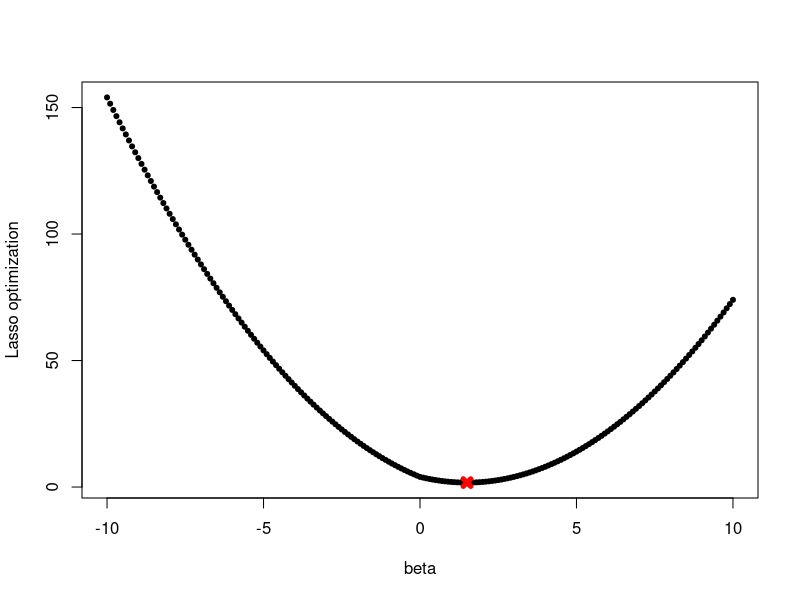
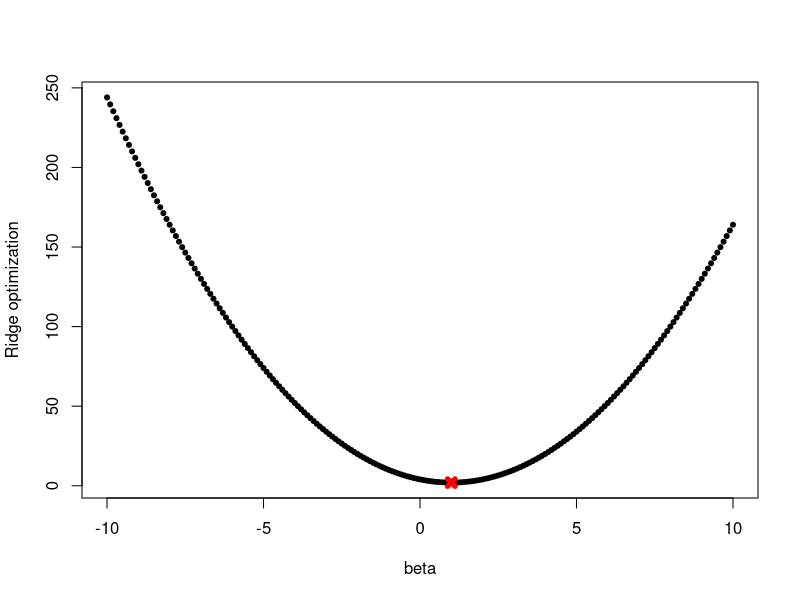
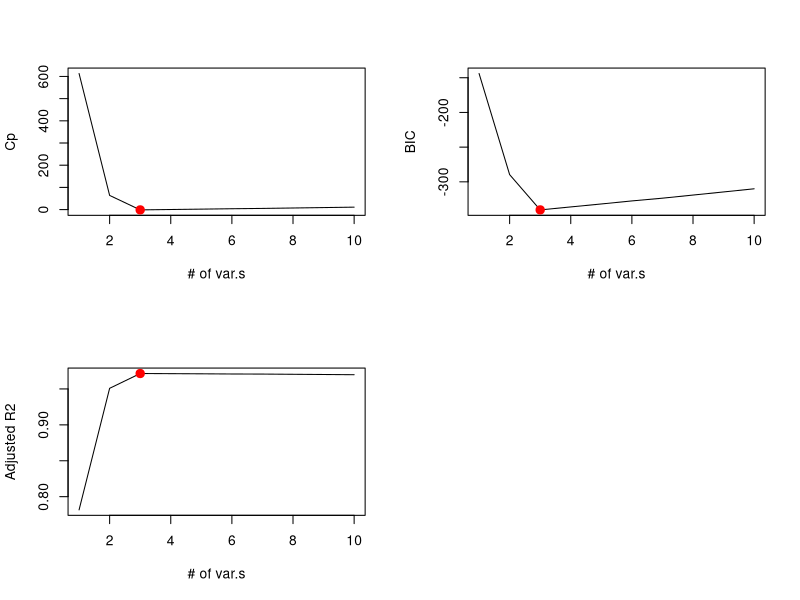
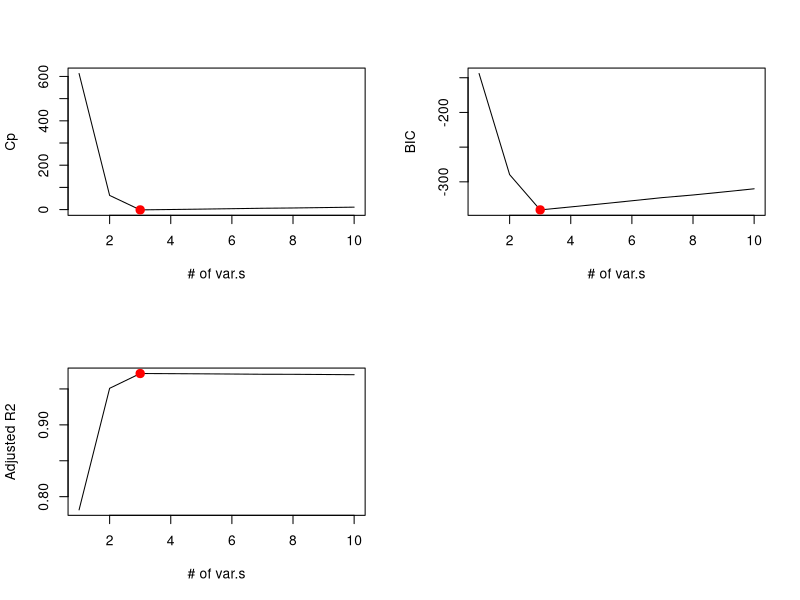
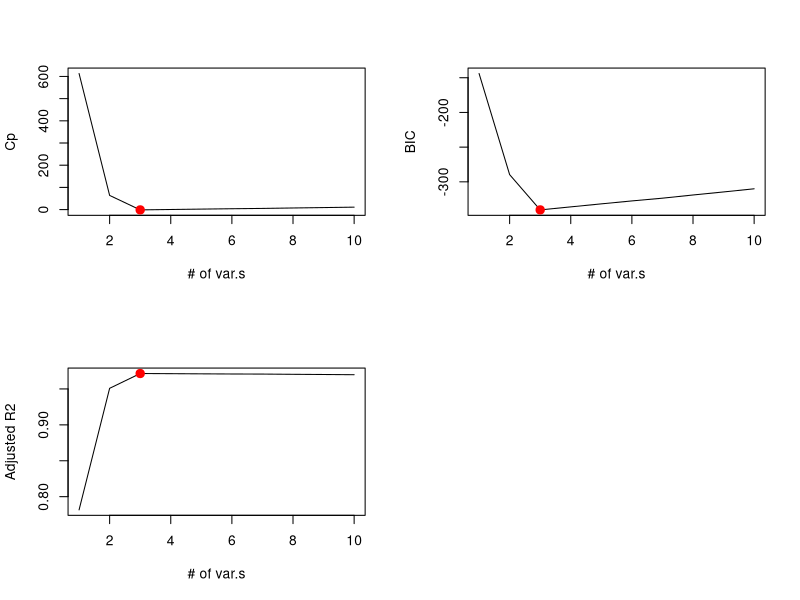
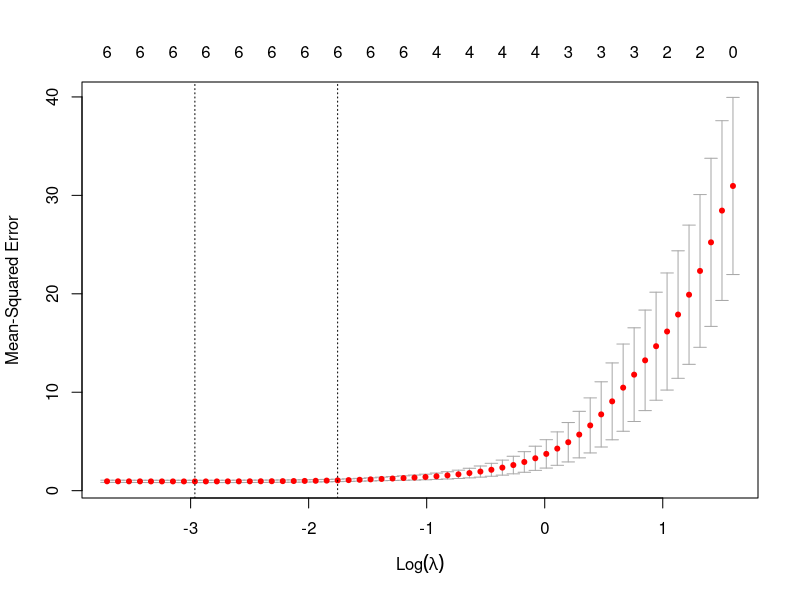
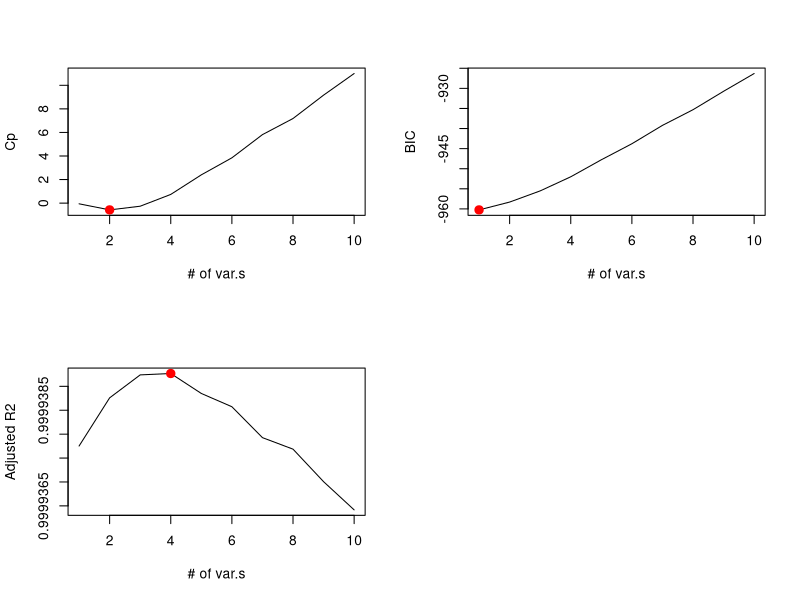

Write R code to recreate these figures, in order.
#####Q2#####
#(a)
y=2
lambda=1
beta=seq(-10, 10, 0.1)
plot(beta, (y-beta)^2+lambda*abs(beta), pch=20, xlab="beta", ylab ="Lasso optimization")
beta.min=y-lambda/2
points(beta.min,(y-beta.min)^2+lambda*abs(beta.min), col="red", pch=4, lwd=5)
#(b)
y=2
lambda=1
beta=seq(-10, 10, 0.1)
plot(beta,(y-beta)^2+lambda*beta^2, pch=20, xlab="beta", ylab="Ridge optimization")
beta.min=y/(1+lambda)
points(beta.min,(y-beta.min)^2+lambda*abs(beta.min), col="red", pch=4, lwd=5)

###Q3####
#(a)
set.seed(1)
x=rnorm(100)
noise=rnorm(100)
#(b)
beta0=3
beta1=4
beta2=2
beta3=0.5
y=beta0+beta1*x+beta2*x^2+beta3*x^3+noise
#(c)
library(leaps)
data.full=data.frame(y=y,x=x)
regfit.full=regsubsets(y~x+I(x^2)+I(x^3)+I(x^4)+I(x^5)+I(x^6)+
                         I(x^7)+I(x^8)+I(x^9)+I(x^10),data=data.full,
                     nvmax=10)
reg.summary=summary(regfit.full)
par(mfrow=c(2,2))
#Cp
plot(reg.summary$cp,xlab="# of var.s", ylab="Cp",type="l")
points(which.min(reg.summary$cp),reg.summary$cp[which.min(reg.summary$cp)],
       col="red",cex=2,pch=20)
#BIC
plot(reg.summary$bic,xlab="# of var.s", ylab="BIC",type="l")
points(which.min(reg.summary$bic),reg.summary$bic[which.min(reg.summary$bic)],
       col="red",cex=2,pch=20)
#adj,R2
plot(reg.summary$adjr2,xlab="# of var.s",ylab="Adjusted R2",type="l")
points(which.max(reg.summary$adjr2),reg.summary$adjr2[which.max(reg.summary$adjr2)],
       col="red",cex=2,pch=20)

coef(regfit.full, which.min(reg.summary$cp))
coef(regfit.full, which.min(reg.summary$bic))
coef(regfit.full, which.max(reg.summary$adjr2))






#(d)
data.full=data.frame(y=y,x=x)
regfit.fwd=regsubsets(y~x+I(x^2)+I(x^3)+I(x^4)+I(x^5)+I(x^6)
                      +I(x^7)+I(x^8)+I(x^9)+I(x^10),data=data.full,method="forward",
                       nvmax=10)
regfit.bwd=regsubsets(y~x+I(x^2)+I(x^3)+I(x^4)+I(x^5)+I(x^6)
                      +I(x^7)+I(x^8)+I(x^9)+I(x^10),data=data.full,method="backward",
                      nvmax=10)
reg.fwd.summary=summary(regfit.fwd)
reg.bwd.summary=summary(regfit.bwd)

par(mfrow=c(2,2))
#Cp
plot(reg.fwd.summary$cp,xlab="# of var.s", ylab="Cp",type="l")
points(which.min(reg.fwd.summary$cp),reg.fwd.summary$cp[which.min(reg.fwd.summary$cp)],
       col="red",cex=2,pch=20)
#BIC
plot(reg.fwd.summary$bic,xlab="# of var.s", ylab="BIC",type="l")
points(which.min(reg.fwd.summary$bic),reg.fwd.summary$bic[which.min(reg.fwd.summary$bic)],
       col="red",cex=2,pch=20)
#adj,R2
plot(reg.fwd.summary$adjr2,xlab="# of var.s",ylab="Adjusted R2",type="l")
points(which.max(reg.fwd.summary$adjr2),reg.fwd.summary$adjr2[which.max(reg.fwd.summary$adjr2)],
       col="red",cex=2,pch=20)
coef(regfit.fwd, which.min(reg.fwd.summary$cp))
coef(regfit.fwd, which.min(reg.fwd.summary$bic))
coef(regfit.fwd, which.max(reg.fwd.summary$adjr2))

par(mfrow=c(2,2))
#Cp
plot(reg.bwd.summary$cp,xlab="# of var.s", ylab="Cp",type="l")
points(which.min(reg.bwd.summary$cp),reg.bwd.summary$cp[which.min(reg.bwd.summary$cp)],
       col="red",cex=2,pch=20)
#BIC
plot(reg.bwd.summary$bic,xlab="# of var.s", ylab="BIC",type="l")
points(which.min(reg.bwd.summary$bic),reg.bwd.summary$bic[which.min(reg.bwd.summary$bic)],
       col="red",cex=2,pch=20)
#adj,R2
plot(reg.bwd.summary$adjr2,xlab="# of var.s",ylab="Adjusted R2",type="l")
points(which.max(reg.bwd.summary$adjr2),reg.bwd.summary$adjr2[which.max(reg.bwd.summary$adjr2)],
       col="red",cex=2,pch=20)
coef(regfit.bwd, which.min(reg.bwd.summary$cp))
coef(regfit.bwd, which.min(reg.bwd.summary$bic))
coef(regfit.bwd, which.max(reg.bwd.summary$adjr2))
par(mfrow=c(1,1))
#(e)
library(glmnet)
xmat=model.matrix(y~x+I(x^2)+I(x^3)+I(x^4)+I(x^5)+I(x^6)
                  +I(x^7)+I(x^8)+I(x^9)+I(x^10),data=data.full)[,-1]
cv.lasso=cv.glmnet(xmat,y,alpha=1)
plot(cv.lasso)
bestlamda=cv.lasso$lambda.min
bestlamda
fit.lasso=glmnet(xmat,y,alpha=1)
predict(fit.lasso,s=bestlamda,type="coefficients")[1:11,]

#(f)
beta7 = 2
y=beta0+beta7*x^7+noise
data.full=data.frame(y=y,x=x)
regfit.full=regsubsets(y~x+I(x^2)+I(x^3)+I(x^4)+I(x^5)+I(x^6)
                       +I(x^7)+I(x^8)+I(x^9)+I(x^10),data=data.full,
                       nvmax=10)
reg.summary=summary(regfit.full)
par(mfrow=c(2,2))
#Cp
plot(reg.summary$cp,xlab="# of var.s", ylab="Cp",type="l")
points(which.min(reg.summary$cp),reg.summary$cp[which.min(reg.summary$cp)],
       col="red",cex=2,pch=20)
#BIC
plot(reg.summary$bic,xlab="# of var.s", ylab="BIC",type="l")
points(which.min(reg.summary$bic),reg.summary$bic[which.min(reg.summary$bic)],
       col="red",cex=2,pch=20)
#adj,R2
plot(reg.summary$adjr2,xlab="# of var.s",ylab="Adjusted R2",type="l")
points(which.max(reg.summary$adjr2),reg.summary$adjr2[which.max(reg.summary$adjr2)],
       col="red",cex=2,pch=20)
coef(regfit.full, 1)
coef(regfit.full, 2)
coef(regfit.full, 4)


xmat=model.matrix(y~x+I(x^2)+I(x^3)+I(x^4)+I(x^5)+I(x^6)+
                  +I(x^7)+I(x^8)+I(x^9)+I(x^10),data=data.full)[,-1]
cv.lasso=cv.glmnet(xmat,y,alpha=1)
bestlambda=cv.lasso$lambda.min
bestlambda
fit.lasso=glmnet(xmat,y,alpha=1)
predict(fit.lasso,s=bestlambda,type="coefficients")[1:11,]
